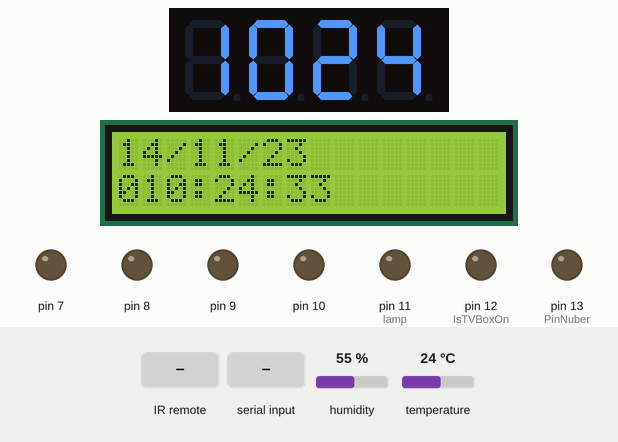
Simulated run of this sketch. Board: Arduino Uno, built with avr-gcc and run on an emulated ATmega328P. Shown: 4-digit seven-segment display, 16×2 character LCD, output pins drawn as LEDs (lit = HIGH). Wiring (inferred from the names in the program): DS1307 clock at I2C address 0x68. The test bench sets the inputs (shaded band); at power-on: humidity 55 %, temperature 24 °C. The local clock reads 2024-03-15 10:24:30 at power-on unless the sketch sets it; what the sketch prints to the serial monitor is not drawn.

Above: at 3.2 s.
3.3 s: infrared code 0x68 received
At 3.46 s:
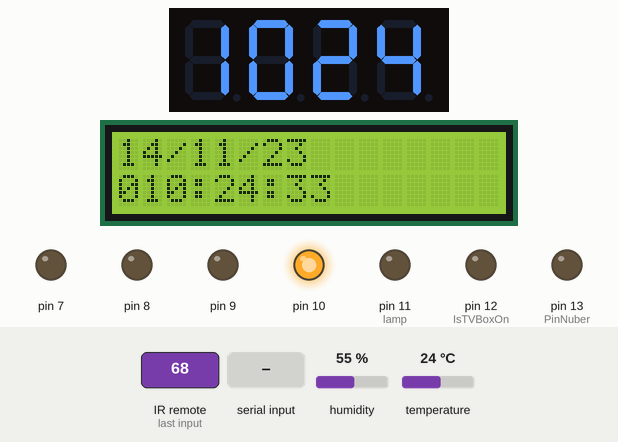
4.8 s: "30,150\n" received over Serial
At 6.4 s:
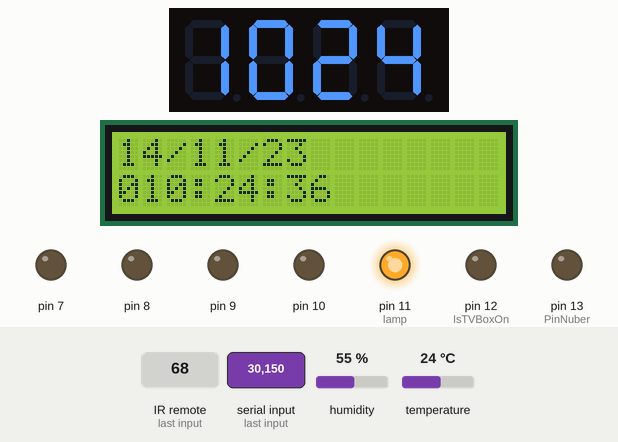
7.5 s: infrared code 0x10 received
At 7.67 s:
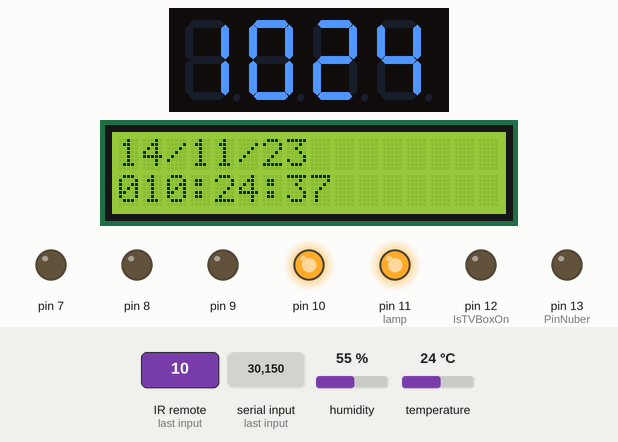
9.0 s: "200\n" received over Serial
At 9.4 s:
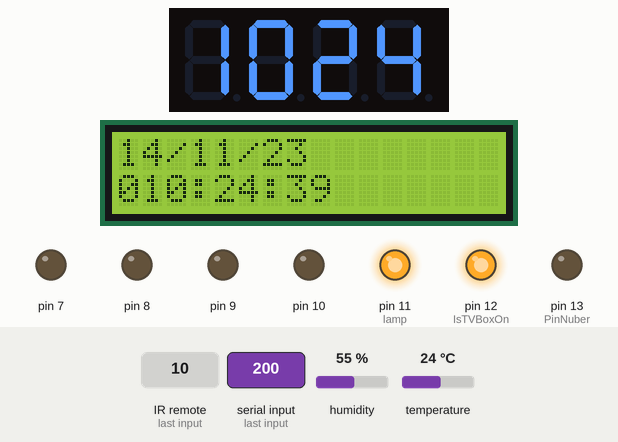
11.5 s: infrared code 0x28 received
At 11.66 s:
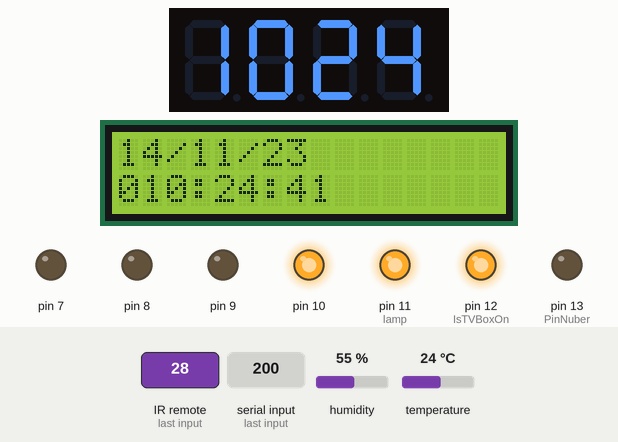
13.0 s: "30,150\n" received over Serial
At 31.5 s:
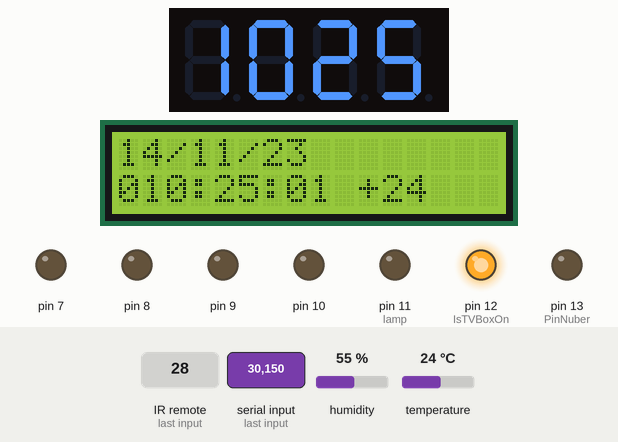
Timing chart, 0 to 32.6 s (numbered marks = the images above; inputs shaded):
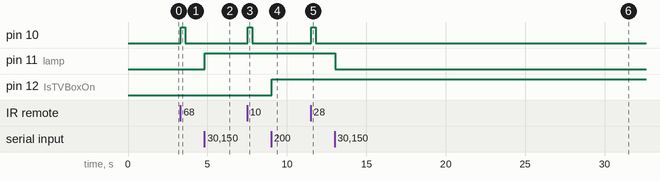

The sketch:

IRrecvRele.ino
```cpp
// (licence header left out)
#include <Wire.h>
#include <IRremote.h>
#include "TM1637.h"
#include "DHT3.h"  //library  dht sensor Temperature, Humidity
#include <LiquidCrystal_I2C.h>   //library
LiquidCrystal_I2C lcd(0x27,16,2);  // set the LCD address to 0x27 for a 16 chars and 2 line display
#define DS1307_ADDRESS 0x68
#include "OneWire.h"
#include "DS18B20.h"
#include "my_functions.h"


//Массив, содержащий время компиляции
char compileTime[] = __TIME__;
char compileDate[] = __DATE__;
  byte hour = 11;
  byte minute = 23;
  byte minute_compile = 23;
  byte second = 50;
  byte _second = 50;

  int weekDay = 0; //0-6 -> sunday - Saturday
//  int monthDay = 1;
//  int month = 1;
//  int year = 2000;

  byte DS18B20addr[8];
  byte DS18B20data[12];

// Use the built-in LED
#define LED_PIN 13

// Create a Led object
// This will set the pin to OUTPUT


//I2C. аналоговые пины для Arduino 328
//SDA -- A4
//SCL -- A5

//Номера пинов Arduino, к которым подключается индикатор
#define DISPLAY_CLK_PIN 5 // CLK
#define DISPLAY_DIO_PIN 4 //DIO


//Для работы с микросхемой часов и индикатором мы используем библиотеки
//Классы TM1637 и DS1307 объявлены именно в них
TM1637 display(DISPLAY_CLK_PIN, DISPLAY_DIO_PIN);
//DS1307 clock;
DHT dht;
DS1820 DS_MY;
int PinNuber;

boolean IsClockOn;
boolean IsTVBoxOn;
boolean IsLampOn;
boolean IsSetUpOn;
int RECV_PIN = 2; // /Номер пина Arduino, к которым подключается ИК приёмник
unsigned long time0; // объявление переменной time типа unsigned long
unsigned long time_interval;
unsigned long rele_sleep_time;
unsigned long sensor_sleep_time; // время последнего опроса сенсора
unsigned long start_time0; //
unsigned long min_interval;
byte rest_hour=0;

 unsigned long key_code;// код кнопки "1" на пульте = 2287677653

IRrecv irrecv(RECV_PIN);
decode_results results;
int incomingByte = 0;
  DateStruct _DateStruct;
  DateStruct _DateStruct_compile;

void setup()
{
  Serial.begin(9600);
  Wire.begin();

  DS_MY.lcd = &lcd;
  DS_MY.init(6) ;  // on pin 6 (a 4.7K resistor is necessary)

  display.set();
  display.init();

   hour = getInt(compileTime, 0);
   minute_compile = getInt(compileTime, 3);
   second = getInt(compileTime, 6);

  _DateStruct_compile = ConvertDate ( __DATE__ );

  weekDay = 1;

  GetTimeDS1307(); //Запрашиваю время из часов DS1307

  if (_DateStruct_compile.day != _DateStruct.day){
      Serial.print ( " setDateTimeDS1307 new time" );
     setDateTimeDS1307(byte (second),byte (minute),byte (hour),  weekDay,  _DateStruct_compile.day, _DateStruct_compile.month, _DateStruct_compile.year);
  }

   _second = second;
   start_time0 = millis();
   min_interval = millis() - start_time0;
   min_interval = _second * 1000;

  rele_sleep_time = 9000; // время (для часов 9000) сколько реле разомкнуто
  IsClockOn = false;
  IsTVBoxOn = false;
  IsLampOn = false;
  IsSetUpOn = false;

  irrecv.enableIRIn(); // Start the receiver
    PinNuber = 13; // реле (большое) часов
  pinMode(PinNuber, OUTPUT);
  pinMode(12, OUTPUT); // IsTVBoxOn
  pinMode(11, OUTPUT); // lamp
  pinMode(10, OUTPUT); //  мигаю светодиодом показываю что дистанционка работает
  pinMode(9, OUTPUT); //  показываю что включил часы
  pinMode(7, OUTPUT); //  жалюзи закр
  pinMode(8, OUTPUT); //  жалюзи откр

  // dht.setup(5); //DHT3 сенсор Temperature , Humidity.  5 pin

  digitalWrite(PinNuber, LOW);
  digitalWrite(12, LOW);
  digitalWrite(11, LOW);
  digitalWrite(10, LOW);
  digitalWrite(9, LOW);
  digitalWrite(7, LOW);
  digitalWrite(8, LOW);

  time0 = millis();
  time_interval = millis() - time0;
  sensor_sleep_time = time_interval;
  lcd.init();
  lcd.backlight();
  lcd.setCursor(0, 0); //set Starting position

  delay(dht.getMinimumSamplingPeriod());

}


void loop() {

  //Значения для отображения на каждом из 4 разрядов
  int8_t timeDisp[4];

  unsigned long time; // объявление переменной time типа unsigned long
  time = time_interval;   // передача количества миллисекунд


SecCount(); // счётчик секунд независит от часов DS1307

  if (Serial.available() > 0) {
    incomingByte = Serial.read();
    key_code = incomingByte;
     ProcessCommand(key_code); // Обрабатываю код из ИК приёмника или COM порта
    Serial.print("I received: ");
    Serial.println(incomingByte, DEC);
  }


  if (IsSetUpOn) {
         //  display.set(20); // ярче
           display.set(_second % 2 ? 16 : 8);
           setDateTimeDS1307(byte (second),byte (minute),byte (hour), 4,_DateStruct.day, _DateStruct.month, _DateStruct.year);
          // setDateTimeDS1307(byte (second),byte (minute),byte (hour),4,5,10,2017);
         }
      else
       {
         display.set(16);
        }


//  clock.getTime();
//GetTime(); //Запрашиваю расчётное время при отсутствии часов DS1307

GetTimeDS1307(); //Запрашиваю время из часов DS1307

timeDisp[0] = hour / 10;
timeDisp[1] = hour % 10;  //остатка от деления
timeDisp[2] = minute / 10;
timeDisp[3] = minute % 10;

  display.display(timeDisp);

  // вкл-выкл двоеточие каждую секунду
  display.point(_second % 2 ? POINT_ON : POINT_OFF);

 printDateToLcd();
 PrintTemperature();


time_interval = millis() - time0;

   if (IsClockOn) {

     if (time_interval > rele_sleep_time) {
      digitalWrite(PinNuber, HIGH);   // turn the LED on (HIGH is the voltage level)
      delay(200);              // wait for a second
      digitalWrite(PinNuber, LOW);    // turn the LED off by making the voltage LOW
      time0 = millis();
    }
  }

    if (IsTVBoxOn) {digitalWrite(12, HIGH);}
    else { digitalWrite(12, LOW);}

     if (IsLampOn) {digitalWrite(11, HIGH);}
    else { digitalWrite(11, LOW);}


  if (irrecv.decode()) {
    Serial.println (irrecv.decodedIRData.decodedRawData, HEX);
  digitalWrite(10, HIGH); // мигаю светодиодом показываю что дистанционка работает
    key_code = irrecv.decodedIRData.decodedRawData;

    if (key_code>0){
      ProcessCommand(key_code); // Обрабатываю код из ИК приёмника или COM порта
    }


    irrecv.resume(); // Receive the next value

   // sendCode(true);

    delay(300); // Wait a bit between retransmissions
     digitalWrite(10, LOW);
    irrecv.enableIRIn(); // Start the receiver
  }


   digitalWrite(7, LOW);    // turn the louvers  off by making the voltage LOW
   digitalWrite(8, LOW);    // turn the louvers off by making the voltage LOW
   incomingByte =0;

} // end loop


// Storage for the recorded code
int codeType = -1; // The type of code
unsigned long codeValue; // The code value if not raw

int codeLen; // The length of the code
int toggle = 0; // The RC5/6 toggle state


//Содержимое функции объяснено ниже
char getInt(const char* string, int startIndex) {
  return int(string[startIndex] - '0') * 10 + int(string[startIndex+1]) - '0';
}

void GetTime() {
    min_interval = millis() - start_time0;
  second = min_interval / 1000 ;
  if (second > 59) {
     second = 0;
     minute = minute +1;
     start_time0 = millis() + 25; // добавил 50  = 1400 мин в сутки * 50 = 72000 милисек в сутки,  чтоб отставали
  //   delay(10); // отставали раньше
    }

  if (minute > 59) {
     minute = 0;
     hour = hour + 1;
    }

  if (hour > 23) {
     hour = 0;
    }
}

void SecCount() {
    min_interval = millis() - start_time0;
  _second = min_interval / 500 ;
  if (_second > 59) {
     _second = 0;
     start_time0 = millis();
    }
}

void GetTimeDS1307() {
  Wire.beginTransmission(DS1307_ADDRESS);

  byte zero = 0x00;
  Wire.write(zero);
  Wire.endTransmission();
  Wire.requestFrom(DS1307_ADDRESS, 7);

  second = bcdToDec(Wire.read());
  minute = bcdToDec(Wire.read());
  hour = bcdToDec(Wire.read() & 0b111111); //24 hour time

   weekDay = bcdToDec(Wire.read()); //0-6 -> sunday - Saturday

   _DateStruct.day = bcdToDec(Wire.read());
   _DateStruct.month = bcdToDec(Wire.read());
   _DateStruct.year = bcdToDec(Wire.read());

}


byte bcdToDec(byte val)  {
// Convert binary coded decimal to normal decimal numbers
  return ( (val/16*10) + (val%16) );
}

byte decToBcd(byte val){
// Convert normal decimal numbers to binary coded decimal
  return ( (val/10*16) + (val%10) );
}

void setDateTimeDS1307(byte second,byte minute,byte hour, byte weekDay,byte monthDay,byte month,int year){

//  byte second =      00; //0-59
//  byte minute =      33; //0-59
//  byte hour =        23; //0-23
//  byte weekDay =     4; //1-7
//  byte monthDay =    05; //1-31
//  byte month =       11; //1-12
//  byte year  =       16; //0-99
byte zero = 0x00; //workaround for issue #527
  Wire.beginTransmission(DS1307_ADDRESS);
  Wire.write(zero); //stop Oscillator

  Wire.write(decToBcd(second));
  Wire.write(decToBcd(minute));
  Wire.write(decToBcd(hour));
  Wire.write(decToBcd(weekDay));
  Wire.write(decToBcd(monthDay));
  Wire.write(decToBcd(month));
  Wire.write(decToBcd(year));

  Wire.write(zero); //start
  Wire.endTransmission();

}

void printDateToLcd(){
  // Reset the register pointer

lcd.setCursor(0, 0); //set Starting position
 if (_DateStruct.day >10) {
  lcd.print( (int)( _DateStruct.day / 10) );
  lcd.print( (int)( _DateStruct.day % 10) );
 }
 else {
  lcd.print("0");
  lcd.print( _DateStruct.day);
 }
  lcd.print("/");

 if (_DateStruct.month >10) {
  lcd.print( (int)( _DateStruct.month / 10) );
  lcd.print( (int)( _DateStruct.month % 10) );
 }
 else {
  lcd.print("0");
  lcd.print( _DateStruct.month);
 }

  lcd.print("/");
  lcd.print( (int)( (_DateStruct.year % 100) /10 ) );
  lcd.print( (int) (_DateStruct.year % 10)   );

  lcd.setCursor(0, 1); //set Starting position

 if (hour >10) {
  lcd.print( (int)( hour / 10) );
  lcd.print( (int)( hour % 10) );
 }
 else {
  lcd.print("0");
  lcd.print( hour);
 }

  lcd.print(":");

 if (minute >10) {
  lcd.print( (int)( minute / 10) );
  lcd.print( (int)( minute % 10) );
 }
 else {
  lcd.print("0");
  lcd.print( minute);
 }

  lcd.print(":");

 if (second >10) {
  lcd.print( (int)( second / 10) );
  lcd.print( (int)( second % 10) );
 }
 else {
  lcd.print("0");
  lcd.print( second);
 }

  lcd.print(" ");

}


void PrintTemperature()
{

if ((millis() - sensor_sleep_time) > 30000) {
  int tem;
  int hum;
  tem = dht.getTemperature();
  hum = dht.getHumidity();
  if (tem > 0) {
    lcd.setCursor(0, 0); //set Starting position
  //  lcd.print("                ");
    lcd.setCursor(0, 0); //set Starting position


  //   lcd.print(tem);
  //   lcd.print("C");
  //   lcd.print(" h-");
  //   lcd.print(hum);
 //    lcd.print("%");

    }
   Serial.println( sensor_sleep_time);
 //  Serial.println( dht.getMinimumSamplingPeriod());
   sensor_sleep_time = millis();

   // DS_MY.PrintOutTemperature();
   // DS_MY.read_1(); //ошибка нужно курить https://medium.com/@rishabhdevyadav/create-your-own-arduino-library-h-and-cpp-files-62ab456453e0
   // DS_MY.PrintInTemperature();
    DS_MY.PrintAll(); // покажет все градусники на этом пине
   int result = addTwoInts(4,3); // работает из внешнего файла


Serial.println (" ");
  Serial.print (  _DateStruct.day);
  Serial.print("/");
  Serial.print(_DateStruct.month);
  Serial.print("/");
  Serial.print(_DateStruct.year);
  Serial.print(" ");
  Serial.print(hour);
  Serial.print(":");
  Serial.print(minute);


 }
}
// -----------------------

// -----------------------


void ProcessCommand (  unsigned long key_code){

 //   storeCode(&results);
     Serial.println (key_code);
   if  (key_code == 16898) // 1 на пульте
    {
     Serial.println (key_code);
       if (IsClockOn) {
         IsClockOn =false;
         digitalWrite(9,LOW);
         }
       else {
         IsClockOn =true;
         digitalWrite(9, HIGH);
       }
     }

    if  (key_code == 16642 || key_code == 50) // 2 на пульте
    {
     Serial.println (key_code);
       if (IsTVBoxOn) {
         IsTVBoxOn =false;
         }
       else {
         IsTVBoxOn =true;
       }
     }

   if  (key_code == 17154 || key_code == 51  ) // 51-ascii =  3 на пульте
    {
     Serial.println (key_code);
       if (IsLampOn) {
         IsLampOn =false;
         }
       else {
         IsLampOn =true;
       }
     }


    if  (key_code == 17806) // MENU на пульте
    {
     Serial.println (key_code);
       if (IsSetUpOn) {
           IsSetUpOn =false;
         }
       else {
         IsSetUpOn =true;
       }
     }

    if  (IsSetUpOn) // set time from du
    {
         if  (key_code == 16546) // громкость +
          {hour++;}
         if  (key_code == 17058) // громкость -
          {hour--;}
         if  (key_code == 16930) // p +
          {minute++;  second =0;}
         if  (key_code == 16674) // p -
          {minute--;  second =0;}
         if  (key_code == 16898) // 1 на пульте
          {_DateStruct.day++;  }
         if  (key_code == 16642 ) // 2 на пульте
          {_DateStruct.day--;  }
         if  (key_code == 17154   ) // 51-ascii =  3 на пульте
          {_DateStruct.month++;  }
         if  (key_code == 16514   ) // 4 на пульте
          {_DateStruct.month--;  }
         if  (key_code == 17026   ) // 5 на пульте
          {_DateStruct.year++;  }

         if  (key_code == 16770   ) // 6 на пульте
          {_DateStruct.year--;  }


        // _DateStruct.day, _DateStruct.month, _DateStruct.year


     }
    else
     {
         if  (key_code == 16930) // p +
          {
             digitalWrite(7, HIGH);
           //  delay(500);              // wait for a second
           //  digitalWrite(7, LOW);    // turn the LED off by making the voltage LOW
           }
         if  (key_code == 16674) // p -
          {
             digitalWrite(8, HIGH);
           //  delay(500);              // wait for a second
          //   digitalWrite(8, LOW);    // turn the LED off by making the voltage LOW
          }

     }


   // key_code = 0;
}


   // delay(2000);


//------------------------------------------------------------------------
//------------------------------------------------------------------------
```

DS18B20.cpp
```cpp
#include "DS18B20.h"

void DS1820::init(uint8_t pin)
{
  ds.init(pin);
  CursorPos =0;
}


void DS1820::PrintAll(void) {
  byte i;
  byte present = 0;
  byte type_s;
  byte data[12];
  byte addr[8];
  float celsius, fahrenheit;

  if ( !ds.search(addr)) {
    Serial.println("No more addresses.");
    Serial.println();
    ds.reset_search();
    //delay(250);
    CursorPos = 0;
    return;
  }
  CursorPos = CursorPos + 1;
  if (CursorPos >1) {CursorPos=0;}

  Serial.print("ROM =");
  for( i = 0; i < 8; i++) {
    Serial.write(", 0x");
    Serial.print(addr[i], HEX);
  }

  if (OneWire::crc8(addr, 7) != addr[7]) {
      Serial.println("CRC is not valid!");
      return;
  }
  Serial.println();

  // the first ROM byte indicates which chip
  switch (addr[0]) {
    case 0x10:
      Serial.println("  Chip = DS18S20");  // or old DS1820
      type_s = 1;
      break;
    case 0x28:
      Serial.println("  Chip = DS18B20");
      type_s = 0;
      break;
    case 0x22:
      Serial.println("  Chip = DS1822");
      type_s = 0;
      break;
    default:
      Serial.println("Device is not a DS18x20 family device.");
      return;
  }

  ds.reset();
  ds.select(addr);
  ds.write(0x44, 1);        // start conversion, with parasite power on at the end

  delay(1000);     // maybe 750ms is enough, maybe not
  // we might do a ds.depower() here, but the reset will take care of it.

  present = ds.reset();
  ds.select(addr);
  ds.write(0xBE);         // Read Scratchpad

  Serial.print("  Data = ");
  Serial.print(present, HEX);
  Serial.print(" ");
  for ( i = 0; i < 9; i++) {           // we need 9 bytes
    data[i] = ds.read();
    Serial.print(data[i], HEX);
    Serial.print(" ");
  }
  Serial.print(" CRC=");
  Serial.print(OneWire::crc8(data, 8), HEX);
  Serial.println();

  // Convert the data to actual temperature
  // because the result is a 16 bit signed integer, it should
  // be stored to an "int16_t" type, which is always 16 bits
  // even when compiled on a 32 bit processor.
  int16_t raw = (data[1] << 8) | data[0];
  if (type_s) {
    raw = raw << 3; // 9 bit resolution default
    if (data[7] == 0x10) {
      // "count remain" gives full 12 bit resolution
      raw = (raw & 0xFFF0) + 12 - data[6];
    }
  } else {
    byte cfg = (data[4] & 0x60);
    // at lower res, the low bits are undefined, so let's zero them
    if (cfg == 0x00) raw = raw & ~7;  // 9 bit resolution, 93.75 ms
    else if (cfg == 0x20) raw = raw & ~3; // 10 bit res, 187.5 ms
    else if (cfg == 0x40) raw = raw & ~1; // 11 bit res, 375 ms
    //// default is 12 bit resolution, 750 ms conversion time
  }
  celsius = (float)raw / 16.0;
  fahrenheit = celsius * 1.8 + 32.0;
  Serial.print("  Temperature = ");
  Serial.print(celsius);
  Serial.print(" Celsius, ");
  Serial.print(fahrenheit);
  Serial.println(" Fahrenheit");

     lcd->setCursor(10, CursorPos); //set Starting position
     if (celsius < 0) {
        lcd->print("-");
       }
       else {
        lcd->print("+");
       }
     celsius = round( fabs(celsius));


 if (celsius >9) {
  lcd->print( (int)( celsius / 10) );
  lcd->print((int)( celsius) %10) ;
 }
 else {
 // lcd->print("0");
  lcd->print((int) celsius);
  lcd->print(" ");
 }


   //  lcd->print(celsius);


  //   lcd->print("C");

}
```

DS18B20.h
```cpp
 #include <inttypes.h>
 #include <Arduino.h>
 #include "OneWire.h"
 #include <LiquidCrystal_I2C.h>   //library
 class DS1820   // название класса
{
  private:

    byte i,CursorPos;
    byte present = 0;
    byte type_s;
    byte data[12];
    byte addr[8]={0x28, 0xFF, 0xEF, 0xAF, 0xB3, 0x16, 0x3, 0x32}; //градусник на улице
    // byte addr[8]={0x28, 0xFF, 0xE5, 0xA, 0x33, 0x17, 0x3, 0x1}; //градусник внутри 2
   OneWire ds;  // on pin 6 (a 4.7K resistor is necessary)

  public:
    int pin;  // данные - пин подключения датчика, по которому получаем значение датчика
    int data_test; // данные - значение датчика
    void init(uint8_t pin);
    LiquidCrystal_I2C *lcd;
    void PrintAll(void);
};
```

my_functions.h
```cpp
//#ifndef MY_FUNCTIONS_H
//#define MY_FUNCTIONS_H

#include <Arduino.h>

struct DateStruct {
  byte day;
  byte month;
  int year;
};
int addTwoInts(int a, int b);
DateStruct logname(char const *date, char *buff);
DateStruct ConvertDate (char const *date);


//#endif
```

Source omitted: my_functions.cpp (995 bytes)

Measured:
- after the input at 3.3 s, pin 10: LOW → HIGH at once, → LOW 0.30 s later
- after the input at 4.8 s, pin 11 (lamp): LOW → HIGH at once
- after the input at 7.5 s, pin 10: LOW → HIGH at once, → LOW 0.30 s later
- after the input at 9.0 s, pin 12 (IsTVBoxOn): LOW → HIGH after 0.06 s
- after the input at 11.5 s, pin 10: LOW → HIGH at once, → LOW 0.30 s later
- after the input at 13.0 s, pin 11 (lamp): HIGH → LOW after 0.05 s
